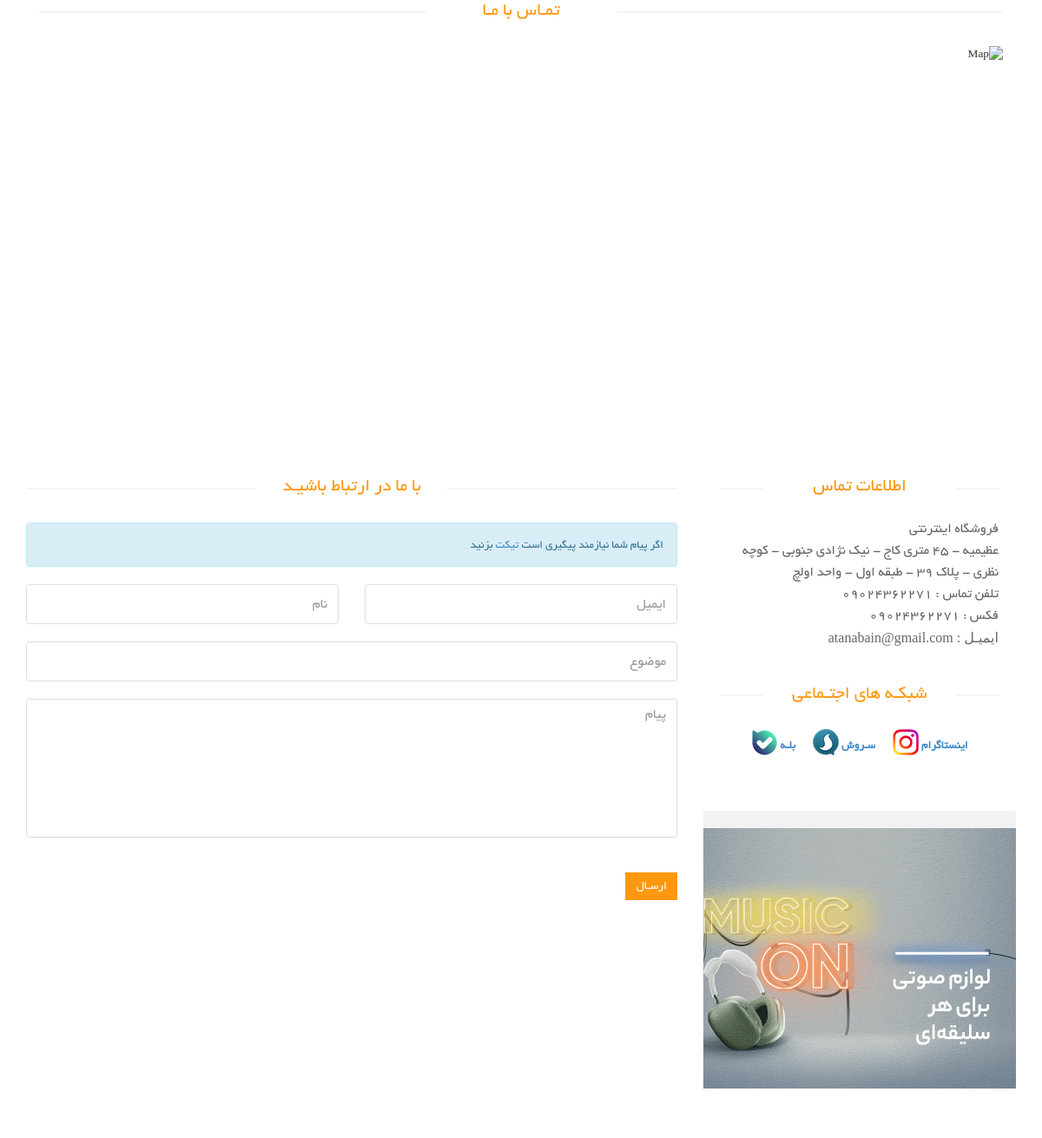
Page /contact-us on the committed database.
### site_module/models.py (models this page shows, shortened)
class SiteSetting(models.Model):
    site_name = models.CharField(max_length=200, verbose_name="نام سایت")
    site_url = models.URLField(verbose_name="دامنه سایت")
    address = models.CharField(max_length=255, verbose_name="آدرس مجموعه")
    email = models.EmailField(max_length=50, verbose_name='ایمیل')
    phone = models.CharField(max_length=50, verbose_name="شماره تلفن")
    fax = models.CharField(max_length=255, verbose_name="فکس")
    copy_right = models.CharField(max_length=255, verbose_name="متن کپی رایت")
    about_us = models.TextField(verbose_name="متن درباره ما")
    site_logo = models.ImageField(upload_to="Images/site_settings/", verbose_name="لوگو سایت")
    is_active = models.BooleanField(verbose_name="فعال / غیرفعال", default=True)
    class Meta:
        verbose_name = "تنظیمات سایت"
        verbose_name_plural = "تنظیمات سایت"

class SiteBanners(models.Model):
    class PositionChoices(models.TextChoices):
        product = "product", "صفحه محصولات"
        contact = "contact", "صفحه تماس با ما"
        post_detail = "post_detail", "صفحه جزییات مقاله "
        product_detail = 'product_detail', "صفحه جزئیات محصول"
        posts = "posts", "صفحه مقالات"
    title = models.CharField(max_length=200, verbose_name="عنوان بنر")
    image = models.ImageField(upload_to="Images/Banner", verbose_name="تصویر")
    position = models.CharField(max_length=200, verbose_name="محل قرار گیری در سایت",
                                choices=PositionChoices)
    url = models.URLField(verbose_name="آدرس مقصد(اختیاری)", blank=True, null=True)
    is_active = models.BooleanField(default=True, verbose_name="فعال")
    class Meta:
        verbose_name = "تبلیغ سایت"
        verbose_name_plural = "تبلیعات سایت"

### contact_module/views.py (the view, shortened to what this page needs)
# urls.py: path("", ContactView.as_view(), name="contact_page")
class ContactView(View):
    def get(self, request):
        banners = SiteBanners.objects.filter(is_active=True, position=SiteBanners.PositionChoices.contact)
        site_setting = SiteSetting.objects.filter(is_active=True).first()
        context = {
            "setting": site_setting,
            "form": ContactUsForm(),
            "banners": banners,
        }
        return render(request, "contact_module/contact_us.html", context)

### contact_module/forms.py
class ContactUsForm(forms.ModelForm):
    class Meta:
        model = ContactModel
        exclude = ["is_read"]
        error_messages = {
            "subject": {"required": "وارد کردن موضوع ضروری می باشد!"},
            "email": {"required": "وارد کردن ایمیل ضروری می باشد!"},
            "name": {"required": "وارد کردن نام ضروری می باشد!"},
            "msg": {"required": "وارد کردن پیام ضروری می باشد! "},
        }
        widgets = {
            "subject": forms.TextInput(attrs={"placeholder": "موضوع",
                                              "class": "form-control"}),
            "email": forms.EmailInput(attrs={"placeholder": "ایمیل",
                                             "class": "form-control"}),
            "name": forms.TextInput(attrs={"placeholder": "نام",
                                           "class": "form-control"}),
            "msg": forms.Textarea(attrs={"placeholder": "پیام ",
                                         "class": "form-control", "id": "message"})
        }
        labels = {
            "subject": "",
            "email": "",
            "name": "",
            "msg": "",
        }

### contact_module/templates/contact_module/contact_us.html (shortened to what this page needs)
{% extends "base.html" %}
{% block content %}
	<div id="contact-page" class="container">
		<div class="bg">
			<div class="row">
				<div class="container">
					<div class="col-sm-12" style="overflow: hidden; margin-bottom: 40px">
						<h2 class="title text-center">تمـاس با مـا</h2>
						<div id="gmap" class="contact-map">
							<img src="/static/images/home/Map.jpg" alt="Map"/>
						</div>
					</div>
				</div>
			</div>
			<div class="row">
				<div class="col-sm-8">
					<div class="contact-form">
						<h2 class="title text-center">با ما در ارتباط باشیـد</h2>
						<p class="info alert-info alert">
							اگر پیام شما نیازمند پیگیری است <a href="{% url "ticket_list_page" %}">تیکت</a>
							بزنید
						</p>
						<form id="main-contact-form" class="contact-form row" name="contact-form" method="post">
							<div class="form-group col-md-6 {% if form.name.errors %}text-danger{% endif %}">
								{{ form.name }}
							</div>
							<div class="form-group col-md-6 {% if form.email.errors %}text-danger{% endif %}">
								{{ form.email }}
							</div>
							<div class="form-group col-md-12 {% if form.subject.errors %}text-danger{% endif %}">
								{{ form.subject }}
							</div>
							<div class="form-group col-md-12 {% if form.msg.errors %}text-danger{% endif %}">
								{{ form.msg }}
							</div>
							<div class="form-group col-md-12">
								<input type="submit" name="submit" class="btn btn-primary pull-right" value="ارسـال">
							</div>
						</form>
					</div>
				</div>
				<div class="col-sm-4">
					<div class="contact-info">
						<h2 class="title text-center">اطلاعات تماس</h2>
						<address>
							<p>{{ setting.site_name }}</p>
							<p>{{ setting.address }}</p>
							<p>تلفن تماس : {{ setting.phone }}</p>
							<p>فکس : {{ setting.fax }}</p>
							<p style="font-family: tahoma;">ایمیـل : {{ setting.email }}</p>
						</address>
						<div class="social-networks">
							<h2 class="title text-center">شبکـه های اجتـماعی</h2>
							<span class="socials-share share">
									<ul>
										<a href="#">
											<li>
												<label>بلـه</label>
												<img src="static/images/product-details/Bale.png"/>
											</li>
										</a>
										<a href="#">
											<li>
												<label>سـروش</label>
												<img src="static/images/product-details/Soroush.png"/>
											</li>
										</a>
										<a href="#">
											<li>
												<label>اینستاگرام</label>
												<img src="static/images/product-details/Instagram.png"/>
											</li>
										</a>
									</ul>
							</span>
						</div>
					</div>
					{% include "components/banner_component.html" with banners=banners %}
				</div>
			</div>
		</div>
	</div>
{% endblock %}

### templates/components/banner_component.html
{% if banners %}
	{% for banner in banners %}
		<div class="shipping text-center">
			{% if banner.url %}
				<a target="_blank" href="{{ banner.url }}">
					<img src="{{ banner.image.url }}" alt="بنر تبلیغاتی">
				</a>
			{% else %}
				<img src="{{ banner.image.url }}" alt="بنر تبلیغاتی">
			{% endif %}
		</div>
		<br><br><br>
	{% endfor %}
{% endif %}

### static/css/main.css (style rules this page uses)
body { font-family: 'BYekan'; font-size: 10pt; position: relative; font-weight: normal; direction: rtl; }
ul li { list-style: none; }
a { -webkit-transition: 300ms; -moz-transition: 300ms; -o-transition: 300ms; transition: 300ms; }
h1, h2, h3, h4, h5, h6 { font-family: 'BYekan', sans-serif; }
.left-sidebar h2:after, h2.title:after { content: " "; position: absolute; border: 1px solid #f5f5f5; bottom: 8px; right: 0; width: 100%; height: 0; z-index: -2; }
h2.title:before { content: " "; position: absolute; background: #fff; bottom: -6px; width: 220px; height: 30px; z-index: -1; right: 50%; margin-right: -110px; }
.shipping { background-color: #F2F2F2; margin-top: 40px; overflow: hidden; padding-top: 20px; position: relative; }
h2.title { color: #FE980F; font-family: 'BYekan', sans-serif; font-size: 16pt; font-weight: 400; margin: 0 15px; text-transform: uppercase; margin-bottom: 30px; position: relative; }
.share { margin-top: 15px; }
.bg h2.title { margin-right: 0; margin-left: 0; margin-top: 0; }
.chose_area input, select, textarea { background: #F0F0E9; border: 0; color: #696763; padding: 6px; width: 100%; border-radius: 0; resize: none }
.socials-share { margin-bottom: 30px; margin-top: 18px; }
.socials-share ul { padding-right: 0px; }
.socials-share li { display: inline-block; float: right; padding: 5px 10px; }
.btn.btn-primary { background: #FE980F; border: 0 none; border-radius: 0; margin-top: 16px; }
.contact-map { width: 100%; height: 385px; margin-bottom: 70px }
.contact-form .form-group { margin-bottom: 20px; }
#contact-page .form-control { background-color: #fff; border: 1px solid #ddd; color: #696763; height: 46px; padding: 6px 12px; width: 100%; font-size: 16px; border-radius: 4px; box-shadow: inherit; }
#contact-page #message { height: 160px; resize: none; }
#main-contact-form .btn-primary { margin-bottom: 15px; margin-top: 20px; }
#contact-page .contact-info { padding: 0 20px; }
#contact-page .contact-info address { margin-bottom: 40px; margin-top: -5px; }
#contact-page .contact-info p { margin-bottom: 0; color: #696763; font-size: 16px; line-height: 25px; }
.social-networks { overflow: hidden; text-align: center; }
.social-networks ul { margin-top: -5px; padding: 0; display: inline-block; }
.social-networks ul li { float: left; text-decoration: none; list-style: none; margin-right: 20px; }
.social-networks ul li:last-child { margin-right: 0; }

### rows in the picture
SiteSetting: site_name "فروشگاه اینترنتی", address "عظیمیه - 45 متری کاج - نیک نژادی جنوبی - کوچه نظری - پلاک 39 - طبقه اول - واحد اولچ", phone "09024362271", fax "09024362271", email "atanabain@gmail.com"
SiteBanners: image (picture)
